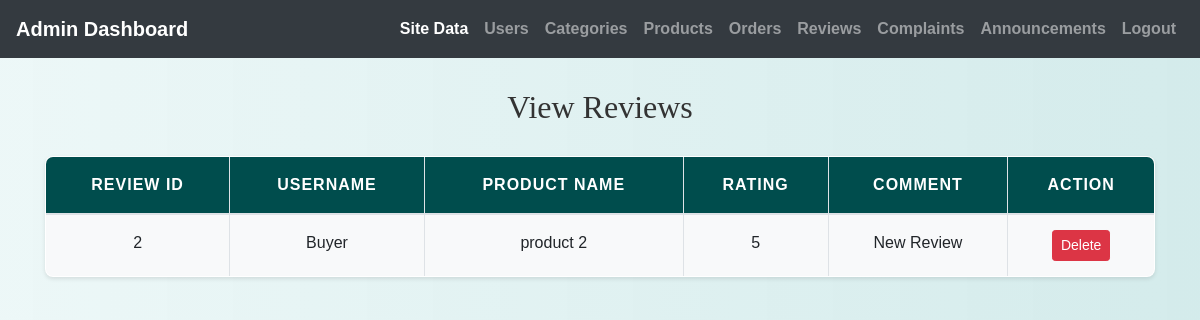
The app's page /admin/view_reviews.php (signed in) with its own data.
### tables this page shows
CREATE TABLE `reviews` (
  `ReviewID` int(11) NOT NULL,
  `OrderID` int(11) NOT NULL,
  `UserID` int(11) NOT NULL,
  `Comment` text NOT NULL,
  `Rating` int(11) NOT NULL,
  `Image` varchar(255) DEFAULT NULL
);

CREATE TABLE `users` (
  `id` int(11) NOT NULL,
  `username` varchar(50) NOT NULL,
  `password` varchar(255) NOT NULL,
  `usertype` enum('buyer','seller') NOT NULL,
  `email` varchar(100) NOT NULL,
  `phone` varchar(20) NOT NULL,
  `status` varchar(10) DEFAULT 'pending'
);

CREATE TABLE `products` (
  `ProductID` int(11) NOT NULL,
  `ProductName` varchar(255) NOT NULL,
  `Description` text NOT NULL,
  `Price` decimal(10,2) NOT NULL,
  `StockQuantity` int(11) NOT NULL,
  `CategoryID` int(11) DEFAULT NULL,
  `SellerID` int(11) DEFAULT NULL,
  `ImageURL` varchar(255) DEFAULT NULL,
  `Timestamp` timestamp NOT NULL DEFAULT current_timestamp(),
  `status` enum('pending','approved','rejected') DEFAULT 'approved'
);

### admin/view_reviews.php (the view, shortened to what this page needs)
<?php
include 'config.php';
$sql_select = "SELECT r.*, p.ProductName, u.Username, oi.ProductID, oi.Quantity, o.OrderID
               FROM reviews r
               INNER JOIN order_items oi ON r.OrderID = oi.OrderID
               INNER JOIN orders o ON oi.OrderID = o.OrderID
               INNER JOIN products p ON oi.ProductID = p.ProductID
               INNER JOIN users u ON r.UserID = u.id";
$result = mysqli_query($conn, $sql_select);
?>
<!DOCTYPE html>
<html>
<head>
    <link rel="stylesheet" href="https://stackpath.bootstrapcdn.com/bootstrap/4.5.0/css/bootstrap.min.css">
    <link rel="stylesheet" href="./css/style.css">
</head>
<body>
    <?php include 'admin_navbar.php'; ?>
    <div class="container mt-4">
        <h2>View Reviews</h2>
        <table class="table table-bordered">
            <thead>
                <tr>
                    <th>Review ID</th>
                    <th>Username</th>
                    <th>Product Name</th>
                    <th>Rating</th>
                    <th>Comment</th>
                    <th>Action</th>
                </tr>
            </thead>
            <tbody>
                <?php while ($row = mysqli_fetch_assoc($result)) : ?>
                    <tr>
                        <td><?php echo $row['ReviewID']; ?></td>
                        <td><?php echo $row['Username']; ?></td>
                        <td><?php echo $row['ProductName']; ?></td>
                        <td><?php echo $row['Rating']; ?></td>
                        <td><?php echo $row['Comment']; ?></td>
                        <td>
                            <a href="?delete=<?php echo $row['ReviewID']; ?>"
                               class="btn btn-danger btn-sm"
                               onclick="return confirm('Are you sure you want to delete this review?');">
                               Delete
                            </a>
                        </td>
                    </tr>
                <?php endwhile; ?>
            </tbody>
        </table>
    </div>
</body>
</html>

### admin/css/style.css (style rules this page uses)
body { background: linear-gradient(90deg, rgba(233, 246, 246, 0.831), rgba(207, 233, 233, 0.9)); font-family: 'Arial', sans-serif; color: #333; line-height: 1.6; }
h1, h2, h3, h4 { text-align: center; margin-top: 30px; margin-bottom: 30px; font-family: 'Georgia', serif; }
.container { margin-bottom: 40px; }
.table { width: 100%; border-collapse: collapse; margin-top: 20px; font-size: 16px; background-color: #ffffff; border-radius: 8px; overflow: hidden; box-shadow: 0 2px 4px rgba(0, 0, 0, 0.1); }
.table th, .table td { padding: 15px; border: 1px solid #dee2e6; text-align: center; }
.table thead th { background-color: #004d4d; color: white; font-weight: bold; text-transform: uppercase; letter-spacing: 1px; }
.table tbody tr:nth-child(odd) { background-color: #f8f9fa; }
a { color: #006666; text-decoration: none; font-weight: bold; }

### records on screen
reviews: ReviewID "2", UserID.username "Buyer", products.ProductName "product 2", Rating "5", Comment "New Review"
